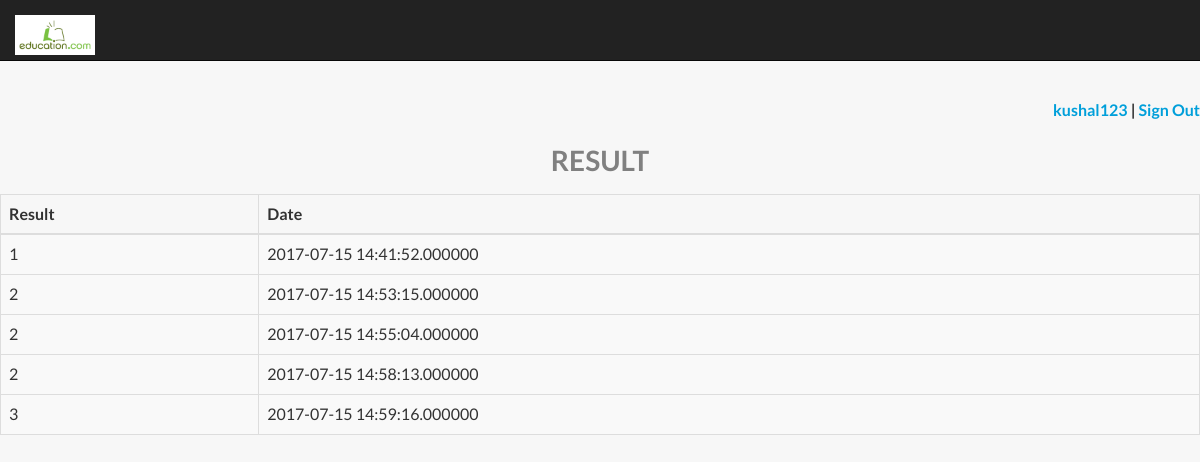
The app's page /viewuserresult.php (signed in) with its own data.
### tables this page shows
CREATE TABLE IF NOT EXISTS `result` (
  `loginid` varchar(30) NOT NULL,
  `result` int(5) NOT NULL,
  `date` datetime(6) NOT NULL
);

### viewuserresult.php (the view, shortened to what this page needs)
<?php
include("session.php");
?>
<!DOCTYPE html>
<html lang="en">
<head>
    <link href="css/bootstrap.min.css" type="text/css" rel="stylesheet"/>
    <link href="font-awesome/css/font-awesome.min.css" type="text/css" rel="stylesheet" />
    <link rel="stylesheet" href="css/semantic.min.css"/>
    <link href="css/logo-nav.css" rel="stylesheet">
</head>
<body>
    <nav class="navbar navbar-inverse navbar-fixed-top" role="navigation">
        <div class="container">
            <div class="navbar-header">
                <a class="navbar-brand" href="#">
                    <img src="images/download.png" height="40px" alt="logoQuiz" >
                </a>
            </div>
            <div class="collapse navbar-collapse" id="bs-example-navbar-collapse-1" >
                <ul class="nav navbar-nav">
                    <li class="pull-right">
                    	<a href="#"></a>
                    </li>
                </ul>
            </div>
        </div>
    </nav>
    <h1 style="color:grey" align="center">RESULT</h1>
    <div>
                <table class="table table-striped table-bordered">
                  <thead>
                    <tr>
                      <th>Result</th>
                      <th>Date</th>
                    </tr>
                  </thead>
                  <tbody>
                  <?php
                   $servername = "localhost";
$username = "root";
$password = "";
$dbname = "doe";
$conn = new mysqli($servername, $username, $password, $dbname);
                 	$logid = $_SESSION['login'];
                   $sql = "SELECT * FROM result where loginid = '$logid'";
                   foreach ($conn->query($sql) as $row) {
                            echo '<tr>';
                           echo '<td>'. $row['result'] . '</td>';
                            echo '<td>'. $row['date'] . '</td>';
							echo '<tr>';
				   	}
                  ?>
                  </tbody>
            </table>
                    </div>
</body>
</html>

### css/logo-nav.css (style rules this page uses)
body { padding-top: 70px; }
.navbar-fixed-top .nav { padding: 15px 0; }
.navbar-fixed-top .navbar-brand { padding: 0 15px; }
@media (min-width:768px) { body { padding-top: 100px; } }
@media (min-width:768px) { .navbar-fixed-top .navbar-brand { padding: 15px 0; } }

### records on screen
result: result "1", date "2017-07-15 14:41:52.000000"
result: result "2", date "2017-07-15 14:53:15.000000"
result: result "2", date "2017-07-15 14:55:04.000000"
result: result "2", date "2017-07-15 14:58:13.000000"
result: result "3", date "2017-07-15 14:59:16.000000"

### other values on screen
$_SESSION['login'] "kushal123"
